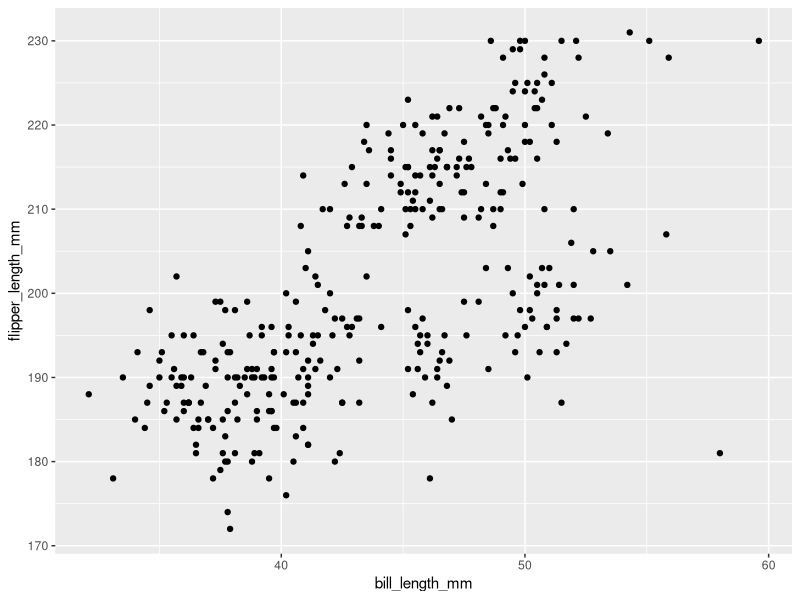
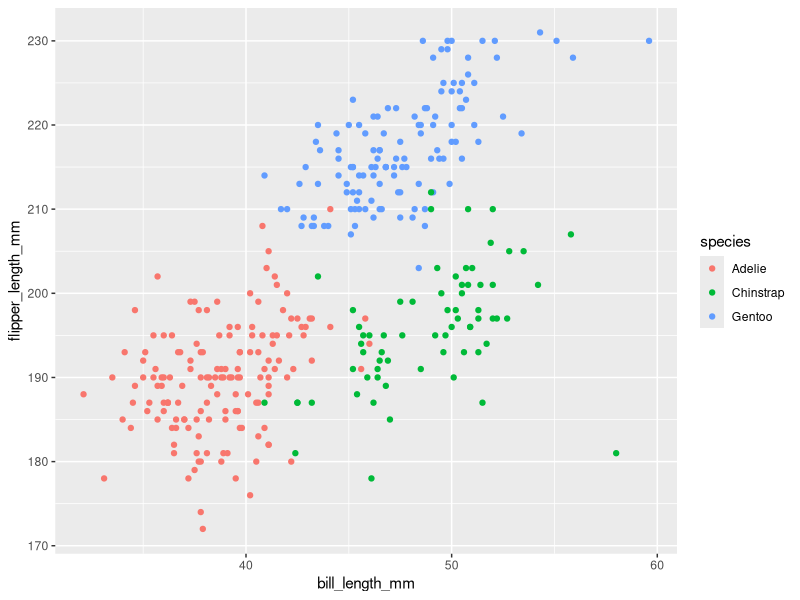
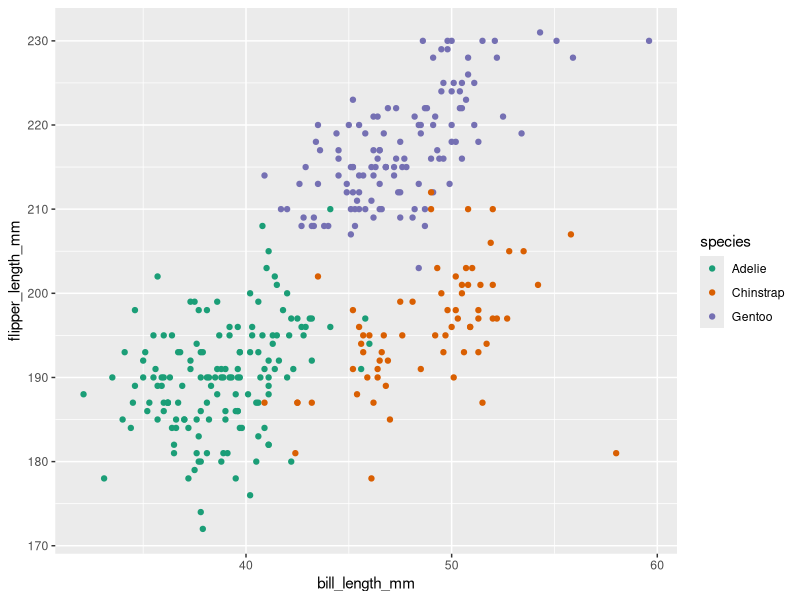
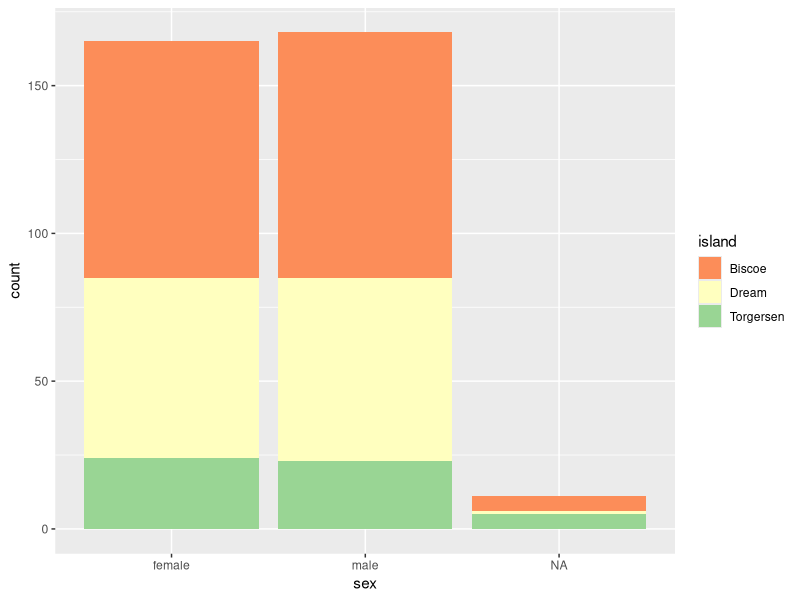
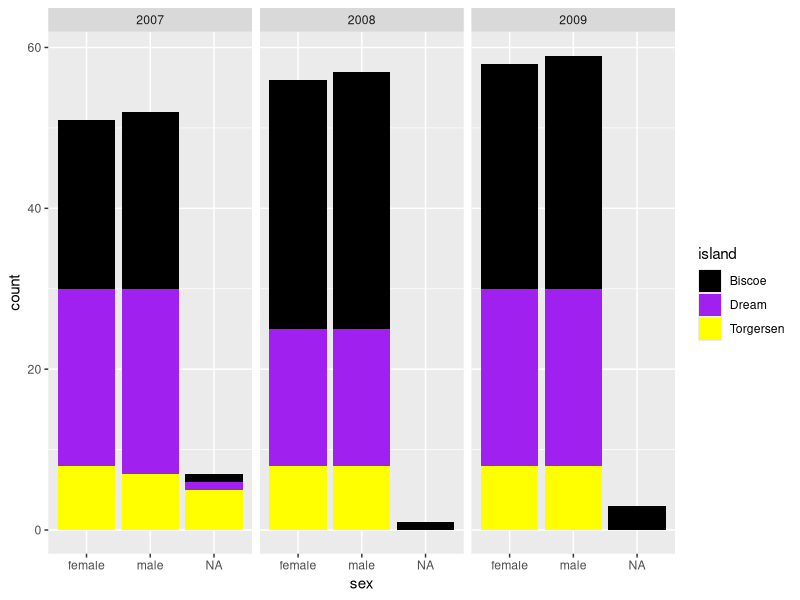
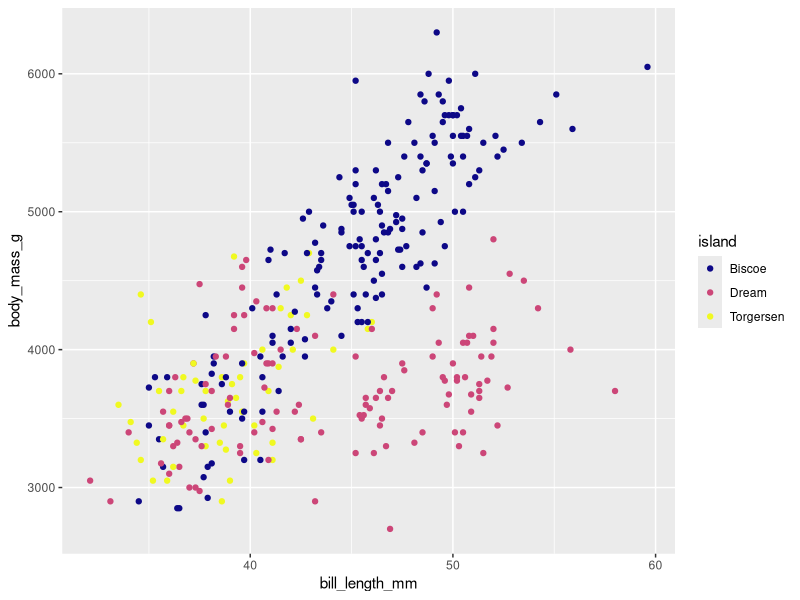

R code for these plots, in order:
## ---- chunk 1
#Uncomment the line below and install the palmer penguins package
#install.packages("palmerpenguins")
#Recomment it after you are done. 
## ---- chunk 2
library(tidyverse)
library(palmerpenguins)
library(viridis)
## ---- chunk 3
penguins
#?penguins
## ---- chunk 4
penguins |>
  ggplot(mapping = aes(x=bill_length_mm,y=flipper_length_mm)) + 
  geom_point()
## ---- chunk 5
penguins |>
  ggplot(data=penguins, mapping = aes(x=bill_length_mm,y=flipper_length_mm)) + 
  geom_point(aes(color=species))

# After you marvel at the plot, change color to fill. 
## ---- chunk 6
penguins |>
  ggplot(data=penguins, mapping = aes(x=bill_length_mm,y=flipper_length_mm)) + 
  geom_point(aes(color=species)) +
  scale_color_brewer(palette="Dark2")

# Type ?scale_color_distiller() for a quick list of palette
## ---- chunk 7
#Change the color palette below

penguins |>
  ggplot(mapping = aes(x=sex,fill=island)) + 
  geom_bar() +
  scale_fill_brewer(palette = "Spectral")

  
## ---- chunk 8

penguins |>
  ggplot(mapping = aes(x=sex,fill=island)) + 
  geom_bar() +
  scale_fill_manual(values = c("black","purple","yellow"))+
  facet_wrap(facet=vars(year))

#type colors() into the console
# Go to https://www.color-hex.com/# to make your own palettes
## ---- chunk 9
?viridis
## ---- chunk 10
ggplot(penguins, aes(x = bill_length_mm, y = body_mass_g)) +
  geom_point(aes(color=island)) +
  scale_color_viridis(option = "plasma",discrete = TRUE)

#Note that island is not discrete. It is categorical, but setting discrete= TRUE works.
